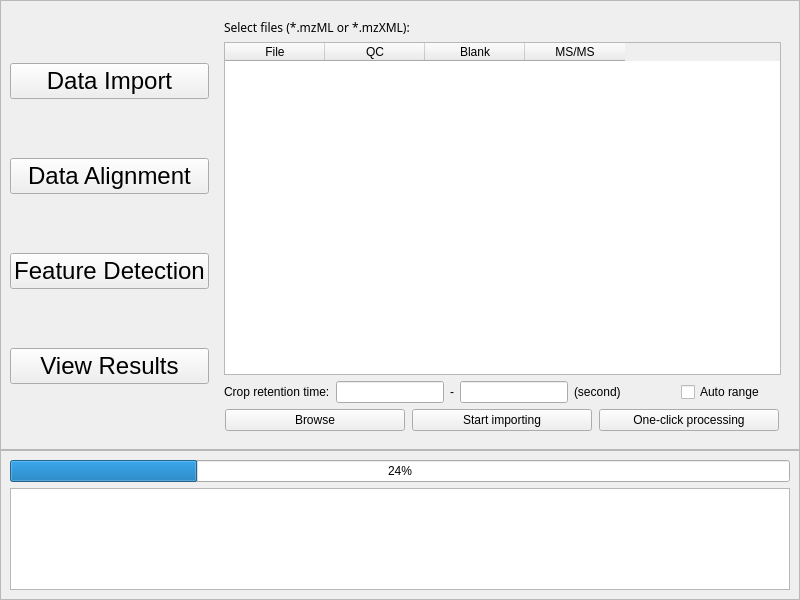
<?xml version="1.0" encoding="UTF-8"?>
<ui version="4.0">
 <class>MainWindow</class>
 <widget class="QMainWindow" name="MainWindow">
  <property name="geometry">
   <rect>
    <x>0</x>
    <y>0</y>
    <width>800</width>
    <height>600</height>
   </rect>
  </property>
  <property name="minimumSize">
   <size>
    <width>800</width>
    <height>600</height>
   </size>
  </property>
  <property name="windowTitle">
   <string>MetCohort</string>
  </property>
  <property name="locale">
   <locale language="English" country="UnitedStates"/>
  </property>
  <widget class="QWidget" name="centralwidget">
   <layout class="QVBoxLayout" name="verticalLayout">
    <property name="spacing">
     <number>0</number>
    </property>
    <property name="leftMargin">
     <number>0</number>
    </property>
    <property name="topMargin">
     <number>0</number>
    </property>
    <property name="rightMargin">
     <number>0</number>
    </property>
    <property name="bottomMargin">
     <number>0</number>
    </property>
    <item>
     <widget class="QFrame" name="header_frame">
      <property name="frameShape">
       <enum>QFrame::StyledPanel</enum>
      </property>
      <property name="frameShadow">
       <enum>QFrame::Raised</enum>
      </property>
      <layout class="QHBoxLayout" name="horizontalLayout_3">
       <item>
        <layout class="QHBoxLayout" name="horizontalLayout_2">
         <item>
          <layout class="QVBoxLayout" name="verticalLayout_2">
           <item>
            <widget class="QPushButton" name="pushButton">
             <property name="font">
              <font>
               <family>Arial</family>
               <pointsize>18</pointsize>
              </font>
             </property>
             <property name="text">
              <string>Data Import</string>
             </property>
            </widget>
           </item>
           <item>
            <widget class="QPushButton" name="pushButton_2">
             <property name="font">
              <font>
               <family>Arial</family>
               <pointsize>18</pointsize>
              </font>
             </property>
             <property name="text">
              <string>Data Alignment</string>
             </property>
            </widget>
           </item>
           <item>
            <widget class="QPushButton" name="pushButton_3">
             <property name="font">
              <font>
               <family>Arial</family>
               <pointsize>18</pointsize>
              </font>
             </property>
             <property name="text">
              <string>Feature Detection</string>
             </property>
            </widget>
           </item>
           <item>
            <widget class="QPushButton" name="pushButton_4">
             <property name="font">
              <font>
               <family>Arial</family>
               <pointsize>18</pointsize>
              </font>
             </property>
             <property name="text">
              <string>View Results</string>
             </property>
            </widget>
           </item>
          </layout>
         </item>
        </layout>
       </item>
       <item>
        <widget class="QStackedWidget" name="stackedWidget">
         <property name="minimumSize">
          <size>
           <width>0</width>
           <height>0</height>
          </size>
         </property>
         <property name="currentIndex">
          <number>0</number>
         </property>
         <widget class="QWidget" name="page">
          <layout class="QVBoxLayout" name="verticalLayout_3">
           <item>
            <widget class="QLabel" name="label">
             <property name="font">
              <font>
               <family>SimSun-ExtB</family>
               <pointsize>9</pointsize>
              </font>
             </property>
             <property name="text">
              <string>Select files (*.mzML or *.mzXML):</string>
             </property>
            </widget>
           </item>
           <item>
            <widget class="QTableWidget" name="tableWidget">
             <property name="columnCount">
              <number>4</number>
             </property>
             <attribute name="horizontalHeaderCascadingSectionResizes">
              <bool>false</bool>
             </attribute>
             <attribute name="horizontalHeaderStretchLastSection">
              <bool>false</bool>
             </attribute>
             <column>
              <property name="text">
               <string>File</string>
              </property>
             </column>
             <column>
              <property name="text">
               <string>QC</string>
              </property>
             </column>
             <column>
              <property name="text">
               <string>Blank</string>
              </property>
             </column>
             <column>
              <property name="text">
               <string>MS/MS</string>
              </property>
             </column>
            </widget>
           </item>
           <item>
            <layout class="QHBoxLayout" name="horizontalLayout_12">
             <item>
              <widget class="QLabel" name="label_10">
               <property name="text">
                <string>Crop retention time:</string>
               </property>
              </widget>
             </item>
             <item>
              <widget class="QLineEdit" name="lineEdit_7"/>
             </item>
             <item>
              <widget class="QLabel" name="label_12">
               <property name="text">
                <string>-</string>
               </property>
              </widget>
             </item>
             <item>
              <widget class="QLineEdit" name="lineEdit_8"/>
             </item>
             <item>
              <widget class="QLabel" name="label_20">
               <property name="sizePolicy">
                <sizepolicy hsizetype="Preferred" vsizetype="Preferred">
                 <horstretch>1</horstretch>
                 <verstretch>0</verstretch>
                </sizepolicy>
               </property>
               <property name="text">
                <string>(second)</string>
               </property>
              </widget>
             </item>
             <item>
              <widget class="QCheckBox" name="checkBox">
               <property name="sizePolicy">
                <sizepolicy hsizetype="Minimum" vsizetype="Fixed">
                 <horstretch>1</horstretch>
                 <verstretch>0</verstretch>
                </sizepolicy>
               </property>
               <property name="text">
                <string>Auto range</string>
               </property>
              </widget>
             </item>
            </layout>
           </item>
           <item>
            <layout class="QHBoxLayout" name="horizontalLayout_4">
             <item>
              <widget class="QPushButton" name="pushButton_5">
               <property name="sizePolicy">
                <sizepolicy hsizetype="Minimum" vsizetype="Fixed">
                 <horstretch>0</horstretch>
                 <verstretch>0</verstretch>
                </sizepolicy>
               </property>
               <property name="maximumSize">
                <size>
                 <width>180</width>
                 <height>16777215</height>
                </size>
               </property>
               <property name="text">
                <string>Browse</string>
               </property>
              </widget>
             </item>
             <item>
              <widget class="QPushButton" name="pushButton_6">
               <property name="maximumSize">
                <size>
                 <width>180</width>
                 <height>16777215</height>
                </size>
               </property>
               <property name="text">
                <string>Start importing</string>
               </property>
              </widget>
             </item>
             <item>
              <widget class="QPushButton" name="pushButton_13">
               <property name="sizePolicy">
                <sizepolicy hsizetype="Minimum" vsizetype="Fixed">
                 <horstretch>0</horstretch>
                 <verstretch>0</verstretch>
                </sizepolicy>
               </property>
               <property name="maximumSize">
                <size>
                 <width>180</width>
                 <height>16777215</height>
                </size>
               </property>
               <property name="text">
                <string>One-click processing</string>
               </property>
              </widget>
             </item>
            </layout>
           </item>
          </layout>
         </widget>
         <widget class="QWidget" name="page_2">
          <layout class="QVBoxLayout" name="verticalLayout_4">
           <item>
            <widget class="QGroupBox" name="groupBox">
             <property name="title">
              <string>Reference file parameters</string>
             </property>
             <layout class="QFormLayout" name="formLayout_3">
              <item row="0" column="0">
               <widget class="QLabel" name="label_2">
                <property name="text">
                 <string>Select a reference file:</string>
                </property>
               </widget>
              </item>
              <item row="0" column="1">
               <widget class="QComboBox" name="comboBox"/>
              </item>
              <item row="1" column="0">
               <widget class="QLabel" name="label_3">
                <property name="text">
                 <string>Width of ROA (Regions of anchors) window:</string>
                </property>
               </widget>
              </item>
              <item row="1" column="1">
               <layout class="QHBoxLayout" name="horizontalLayout">
                <item>
                 <widget class="QLineEdit" name="lineEdit">
                  <property name="text">
                   <string>30</string>
                  </property>
                 </widget>
                </item>
                <item>
                 <widget class="QLabel" name="label_4">
                  <property name="text">
                   <string>(second)</string>
                  </property>
                 </widget>
                </item>
               </layout>
              </item>
              <item row="2" column="0">
               <widget class="QLabel" name="label_5">
                <property name="text">
                 <string>Allowed delta m/z of ROA:</string>
                </property>
               </widget>
              </item>
              <item row="2" column="1">
               <widget class="QLineEdit" name="lineEdit_2">
                <property name="text">
                 <string>0.001</string>
                </property>
               </widget>
              </item>
              <item row="3" column="0">
               <widget class="QLabel" name="label_7">
                <property name="text">
                 <string>Intensity threshold of ROA:</string>
                </property>
               </widget>
              </item>
              <item row="3" column="1">
               <layout class="QHBoxLayout" name="horizontalLayout_5">
                <item>
                 <widget class="QDoubleSpinBox" name="doubleSpinBox">
                  <property name="decimals">
                   <number>2</number>
                  </property>
                  <property name="value">
                   <double>0.500000000000000</double>
                  </property>
                 </widget>
                </item>
                <item>
                 <widget class="QLabel" name="label_8">
                  <property name="text">
                   <string>(% of maximum intensity of whole data)</string>
                  </property>
                 </widget>
                </item>
               </layout>
              </item>
             </layout>
            </widget>
           </item>
           <item>
            <spacer name="horizontalSpacer">
             <property name="orientation">
              <enum>Qt::Horizontal</enum>
             </property>
             <property name="sizeHint" stdset="0">
              <size>
               <width>631</width>
               <height>20</height>
              </size>
             </property>
            </spacer>
           </item>
           <item>
            <widget class="QGroupBox" name="groupBox_2">
             <property name="title">
              <string>Target file parameters</string>
             </property>
             <layout class="QFormLayout" name="formLayout_2">
              <item row="0" column="0">
               <widget class="QLabel" name="label_9">
                <property name="text">
                 <string>Allowed delta m/z of XIC:</string>
                </property>
               </widget>
              </item>
              <item row="0" column="1">
               <widget class="QLineEdit" name="lineEdit_4">
                <property name="text">
                 <string>0.01</string>
                </property>
               </widget>
              </item>
              <item row="1" column="0">
               <widget class="QLabel" name="label_11">
                <property name="text">
                 <string>Plot:</string>
                </property>
               </widget>
              </item>
              <item row="1" column="1">
               <widget class="QComboBox" name="comboBox_2">
                <item>
                 <property name="text">
                  <string>False</string>
                 </property>
                </item>
                <item>
                 <property name="text">
                  <string>True</string>
                 </property>
                </item>
               </widget>
              </item>
              <item row="3" column="0">
               <widget class="QLabel" name="label_13">
                <property name="text">
                 <string>New file directory:</string>
                </property>
               </widget>
              </item>
              <item row="3" column="1">
               <layout class="QHBoxLayout" name="horizontalLayout_7">
                <item>
                 <widget class="QLineEdit" name="lineEdit_6"/>
                </item>
                <item>
                 <widget class="QPushButton" name="pushButton_8">
                  <property name="text">
                   <string>Browse</string>
                  </property>
                 </widget>
                </item>
               </layout>
              </item>
              <item row="2" column="0">
               <widget class="QLabel" name="label_16">
                <property name="text">
                 <string>Write to new files:</string>
                </property>
               </widget>
              </item>
              <item row="2" column="1">
               <widget class="QComboBox" name="comboBox_3">
                <item>
                 <property name="text">
                  <string>False</string>
                 </property>
                </item>
                <item>
                 <property name="text">
                  <string>True</string>
                 </property>
                </item>
               </widget>
              </item>
             </layout>
            </widget>
           </item>
           <item>
            <spacer name="horizontalSpacer_2">
             <property name="orientation">
              <enum>Qt::Horizontal</enum>
             </property>
             <property name="sizeHint" stdset="0">
              <size>
               <width>631</width>
               <height>20</height>
              </size>
             </property>
            </spacer>
           </item>
           <item alignment="Qt::AlignHCenter">
            <widget class="QPushButton" name="pushButton_7">
             <property name="maximumSize">
              <size>
               <width>150</width>
               <height>16777215</height>
              </size>
             </property>
             <property name="text">
              <string>Start alignment</string>
             </property>
            </widget>
           </item>
          </layout>
         </widget>
         <widget class="QWidget" name="page_3">
          <layout class="QVBoxLayout" name="verticalLayout_5">
           <item>
            <widget class="QGroupBox" name="groupBox_3">
             <property name="sizePolicy">
              <sizepolicy hsizetype="Preferred" vsizetype="Minimum">
               <horstretch>0</horstretch>
               <verstretch>0</verstretch>
              </sizepolicy>
             </property>
             <property name="locale">
              <locale language="English" country="UnitedStates"/>
             </property>
             <property name="title">
              <string>ROI-matrix parameters</string>
             </property>
             <layout class="QGridLayout" name="gridLayout">
              <item row="0" column="0">
               <widget class="QLabel" name="label_15">
                <property name="text">
                 <string>Minumum number of non-zero peaks in a feature:</string>
                </property>
               </widget>
              </item>
              <item row="0" column="1">
               <layout class="QHBoxLayout" name="horizontalLayout_11">
                <item>
                 <widget class="QSpinBox" name="spinBox_4">
                  <property name="sizePolicy">
                   <sizepolicy hsizetype="Minimum" vsizetype="Fixed">
                    <horstretch>1</horstretch>
                    <verstretch>0</verstretch>
                   </sizepolicy>
                  </property>
                  <property name="maximum">
                   <number>100</number>
                  </property>
                  <property name="value">
                   <number>80</number>
                  </property>
                 </widget>
                </item>
                <item>
                 <widget class="QLabel" name="label_23">
                  <property name="text">
                   <string>(%)</string>
                  </property>
                 </widget>
                </item>
               </layout>
              </item>
              <item row="1" column="0">
               <widget class="QLabel" name="label_14">
                <property name="text">
                 <string>Delta m/z:</string>
                </property>
               </widget>
              </item>
              <item row="1" column="1">
               <widget class="QLineEdit" name="lineEdit_5">
                <property name="text">
                 <string>0.005</string>
                </property>
               </widget>
              </item>
              <item row="2" column="0">
               <widget class="QLabel" name="label_18">
                <property name="text">
                 <string>Minimum number of continuous non-zero points:</string>
                </property>
               </widget>
              </item>
              <item row="2" column="1">
               <layout class="QHBoxLayout" name="horizontalLayout_6">
                <item>
                 <widget class="QSpinBox" name="spinBox_2">
                  <property name="sizePolicy">
                   <sizepolicy hsizetype="Minimum" vsizetype="Fixed">
                    <horstretch>1</horstretch>
                    <verstretch>0</verstretch>
                   </sizepolicy>
                  </property>
                  <property name="value">
                   <number>6</number>
                  </property>
                 </widget>
                </item>
               </layout>
              </item>
              <item row="3" column="0">
               <widget class="QLabel" name="label_19">
                <property name="text">
                 <string>Maximum number of continuous zero points:</string>
                </property>
               </widget>
              </item>
              <item row="3" column="1">
               <layout class="QHBoxLayout" name="horizontalLayout_8">
                <item>
                 <widget class="QSpinBox" name="spinBox_3">
                  <property name="sizePolicy">
                   <sizepolicy hsizetype="Minimum" vsizetype="Fixed">
                    <horstretch>1</horstretch>
                    <verstretch>0</verstretch>
                   </sizepolicy>
                  </property>
                  <property name="value">
                   <number>10</number>
                  </property>
                 </widget>
                </item>
               </layout>
              </item>
              <item row="4" column="0">
               <widget class="QLabel" name="label_17">
                <property name="text">
                 <string>Maximum width of peak:</string>
                </property>
               </widget>
              </item>
              <item row="4" column="1">
               <layout class="QHBoxLayout" name="horizontalLayout_9">
                <item>
                 <widget class="QSpinBox" name="spinBox_5">
                  <property name="sizePolicy">
                   <sizepolicy hsizetype="Minimum" vsizetype="Fixed">
                    <horstretch>1</horstretch>
                    <verstretch>0</verstretch>
                   </sizepolicy>
                  </property>
                  <property name="minimum">
                   <number>1</number>
                  </property>
                  <property name="value">
                   <number>15</number>
                  </property>
                 </widget>
                </item>
                <item>
                 <widget class="QLabel" name="label_21">
                  <property name="text">
                   <string>(second)</string>
                  </property>
                 </widget>
                </item>
               </layout>
              </item>
              <item row="5" column="0">
               <widget class="QLabel" name="label_24">
                <property name="text">
                 <string>Minimum intensity of a feature:</string>
                </property>
               </widget>
              </item>
              <item row="5" column="1">
               <widget class="QLineEdit" name="lineEdit_3">
                <property name="text">
                 <string>1000</string>
                </property>
               </widget>
              </item>
              <item row="6" column="0">
               <widget class="QLabel" name="label_25">
                <property name="text">
                 <string>Select a reference file:</string>
                </property>
               </widget>
              </item>
              <item row="6" column="1">
               <widget class="QComboBox" name="comboBox_4"/>
              </item>
              <item row="7" column="0">
               <widget class="QLabel" name="label_6">
                <property name="text">
                 <string>Entropy coefficient (0: loose; 1: stringent):</string>
                </property>
               </widget>
              </item>
              <item row="7" column="1">
               <widget class="QDoubleSpinBox" name="doubleSpinBox_2">
                <property name="minimum">
                 <double>0.100000000000000</double>
                </property>
                <property name="maximum">
                 <double>1.000000000000000</double>
                </property>
                <property name="singleStep">
                 <double>0.100000000000000</double>
                </property>
                <property name="value">
                 <double>0.800000000000000</double>
                </property>
               </widget>
              </item>
              <item row="8" column="0">
               <widget class="QLabel" name="label_extraction">
                <property name="text">
                 <string>Targeted extraction (optional):</string>
                </property>
               </widget>
              </item>
              <item row="8" column="1">
               <layout class="QHBoxLayout" name="horizontalLayout_fileUpload">
                <item>
                 <widget class="QPushButton" name="pushButton_tar">
                  <property name="text">
                   <string>Select Excel File</string>
                  </property>
                 </widget>
                </item>
                <item>
                 <widget class="QLabel" name="targeted_ext_file">
                  <property name="text">
                   <string>No file selected</string>
                  </property>
                 </widget>
                </item>
               </layout>
              </item>
             </layout>
            </widget>
           </item>
           <item alignment="Qt::AlignHCenter">
            <widget class="QPushButton" name="pushButton_9">
             <property name="maximumSize">
              <size>
               <width>150</width>
               <height>16777215</height>
              </size>
             </property>
             <property name="text">
              <string>Start detecting</string>
             </property>
            </widget>
           </item>
           <item>
            <widget class="QFrame" name="frame_4">
             <property name="frameShape">
              <enum>QFrame::StyledPanel</enum>
             </property>
             <property name="frameShadow">
              <enum>QFrame::Raised</enum>
             </property>
            </widget>
           </item>
          </layout>
         </widget>
         <widget class="QWidget" name="page_4">
          <layout class="QVBoxLayout" name="verticalLayout_9">
           <item>
            <widget class="QFrame" name="frame">
             <property name="sizePolicy">
              <sizepolicy hsizetype="Preferred" vsizetype="Preferred">
               <horstretch>0</horstretch>
               <verstretch>1</verstretch>
              </sizepolicy>
             </property>
             <property name="frameShape">
              <enum>QFrame::StyledPanel</enum>
             </property>
             <property name="frameShadow">
              <enum>QFrame::Raised</enum>
             </property>
             <layout class="QVBoxLayout" name="verticalLayout_6">
              <item>
               <widget class="QTableWidget" name="peaks_table">
                <property name="sizePolicy">
                 <sizepolicy hsizetype="Preferred" vsizetype="Preferred">
                  <horstretch>0</horstretch>
                  <verstretch>1</verstretch>
                 </sizepolicy>
                </property>
               </widget>
              </item>
             </layout>
            </widget>
           </item>
           <item>
            <widget class="QFrame" name="frame_2">
             <property name="sizePolicy">
              <sizepolicy hsizetype="Preferred" vsizetype="Preferred">
               <horstretch>0</horstretch>
               <verstretch>1</verstretch>
              </sizepolicy>
             </property>
             <property name="minimumSize">
              <size>
               <width>0</width>
               <height>0</height>
              </size>
             </property>
             <property name="frameShape">
              <enum>QFrame::StyledPanel</enum>
             </property>
             <property name="frameShadow">
              <enum>QFrame::Raised</enum>
             </property>
            </widget>
           </item>
           <item>
            <widget class="QFrame" name="frame_3">
             <property name="sizePolicy">
              <sizepolicy hsizetype="Preferred" vsizetype="Minimum">
               <horstretch>0</horstretch>
               <verstretch>0</verstretch>
              </sizepolicy>
             </property>
             <property name="frameShape">
              <enum>QFrame::StyledPanel</enum>
             </property>
             <property name="frameShadow">
              <enum>QFrame::Raised</enum>
             </property>
             <layout class="QHBoxLayout" name="horizontalLayout_10">
              <item>
               <widget class="QPushButton" name="pushButton_10">
                <property name="maximumSize">
                 <size>
                  <width>1677215</width>
                  <height>16777215</height>
                 </size>
                </property>
                <property name="text">
                 <string>Export feature data (*.csv)</string>
                </property>
               </widget>
              </item>
              <item>
               <widget class="QPushButton" name="pushButton_11">
                <property name="maximumSize">
                 <size>
                  <width>1677215</width>
                  <height>16777215</height>
                 </size>
                </property>
                <property name="text">
                 <string>Export feature data (*.pkd)</string>
                </property>
               </widget>
              </item>
              <item>
               <widget class="QPushButton" name="pushButton_14">
                <property name="text">
                 <string>Export MS/MS (*.mgf)</string>
                </property>
               </widget>
              </item>
              <item>
               <widget class="QPushButton" name="pushButton_12">
                <property name="sizePolicy">
                 <sizepolicy hsizetype="Minimum" vsizetype="Fixed">
                  <horstretch>0</horstretch>
                  <verstretch>0</verstretch>
                 </sizepolicy>
                </property>
                <property name="maximumSize">
                 <size>
                  <width>1677215</width>
                  <height>16777215</height>
                 </size>
                </property>
                <property name="text">
                 <string>Import feature data (*.pkd)</string>
                </property>
               </widget>
              </item>
             </layout>
            </widget>
           </item>
          </layout>
         </widget>
        </widget>
       </item>
      </layout>
     </widget>
    </item>
    <item>
     <widget class="QFrame" name="main_body">
      <property name="sizePolicy">
       <sizepolicy hsizetype="Preferred" vsizetype="Preferred">
        <horstretch>0</horstretch>
        <verstretch>0</verstretch>
       </sizepolicy>
      </property>
      <property name="maximumSize">
       <size>
        <width>16777215</width>
        <height>150</height>
       </size>
      </property>
      <property name="frameShape">
       <enum>QFrame::StyledPanel</enum>
      </property>
      <property name="frameShadow">
       <enum>QFrame::Raised</enum>
      </property>
      <layout class="QVBoxLayout" name="verticalLayout_10">
       <item>
        <widget class="QProgressBar" name="progressBar">
         <property name="value">
          <number>24</number>
         </property>
        </widget>
       </item>
       <item>
        <widget class="QTextEdit" name="textEdit"/>
       </item>
      </layout>
     </widget>
    </item>
   </layout>
  </widget>
 </widget>
 <resources/>
 <connections/>
</ui>
